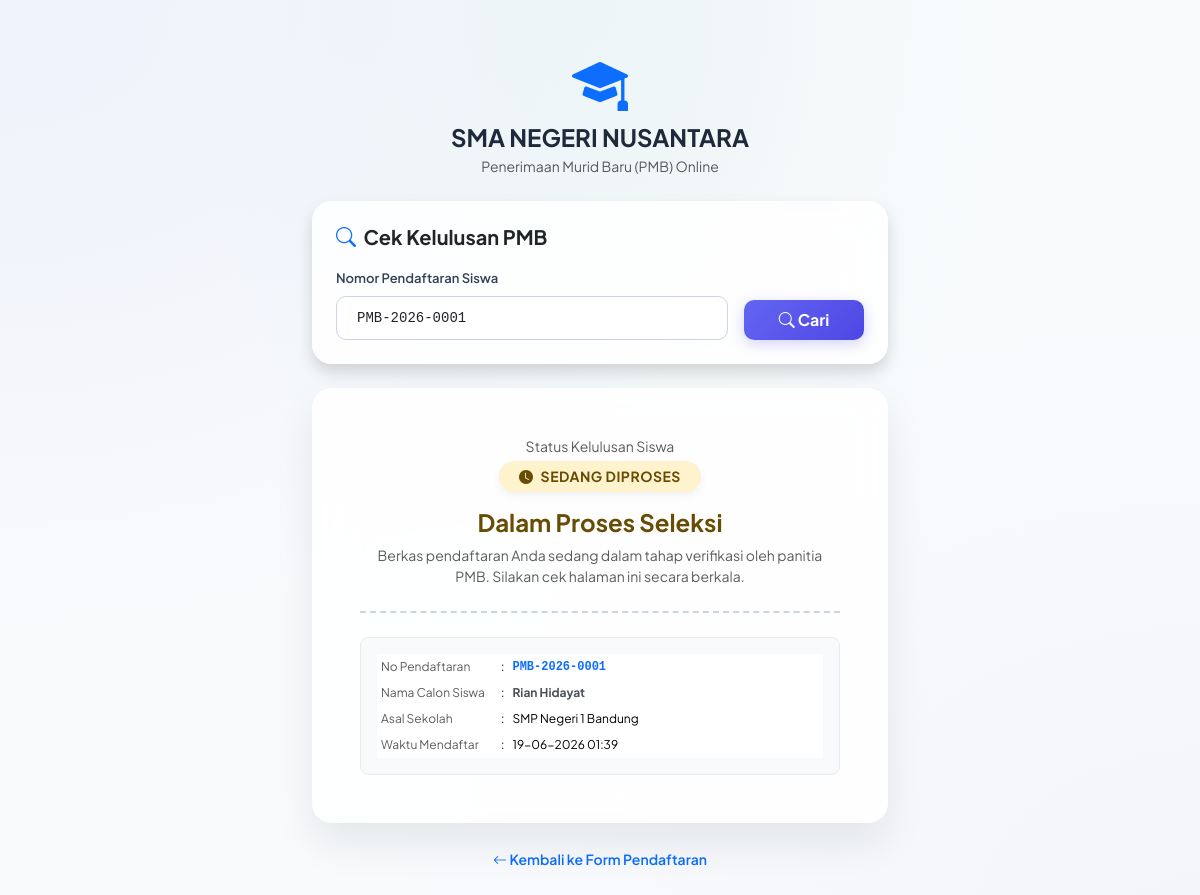
Page /pmb/status.php?no=PMB-2026-0001 on the committed database.
### tables this page shows
CREATE TABLE IF NOT EXISTS `pengaturan` (
  `id` INT PRIMARY KEY DEFAULT 1,
  `nama_sekolah` VARCHAR(100) NOT NULL,
  `alamat_sekolah` TEXT NOT NULL,
  `no_telp` VARCHAR(20) NOT NULL,
  `email_sekolah` VARCHAR(100) NOT NULL,
  `website` VARCHAR(100) DEFAULT NULL,
  `logo` VARCHAR(255) DEFAULT NULL,
  `nama_kepsek` VARCHAR(100) NOT NULL,
  `nip_kepsek` VARCHAR(50) NOT NULL,
  `nama_bendahara` VARCHAR(100) NOT NULL,
  `nip_bendahara` VARCHAR(50) NOT NULL,
  `nama_bank` VARCHAR(100) DEFAULT NULL,
  `nama_rekening` VARCHAR(100) DEFAULT NULL,
  `nomor_rekening` VARCHAR(50) DEFAULT NULL,
  `pmb_status` ENUM('Buka', 'Tutup') DEFAULT 'Tutup',
  `pmb_mulai` DATE DEFAULT NULL,
  `pmb_selesai` DATE DEFAULT NULL,
  `pmb_kuota` INT DEFAULT 100,
  CONSTRAINT `chk_single_row` CHECK (`id` = 1)
);

CREATE TABLE IF NOT EXISTS `pmb_pendaftar` (
  `id` INT AUTO_INCREMENT PRIMARY KEY,
  `no_pendaftaran` VARCHAR(25) UNIQUE NOT NULL,
  `nama` VARCHAR(100) NOT NULL,
  `jenis_kelamin` ENUM('L', 'P') NOT NULL,
  `tempat_lahir` VARCHAR(50) NOT NULL,
  `tanggal_lahir` DATE NOT NULL,
  `asal_sekolah` VARCHAR(100) NOT NULL,
  `nama_ortu` VARCHAR(100) NOT NULL,
  `no_hp` VARCHAR(20) NOT NULL,
  `alamat` TEXT NOT NULL,
  `status` ENUM('Pending', 'Diterima', 'Ditolak') NOT NULL DEFAULT 'Pending',
  `dokumen_bukti` VARCHAR(255) DEFAULT NULL,
  `token` VARCHAR(64) UNIQUE NOT NULL,
  `siswa_id` INT DEFAULT NULL,
  `pmb_akun_id` INT DEFAULT NULL,
  `catatan_panitia` TEXT DEFAULT NULL,
  `created_at` TIMESTAMP DEFAULT CURRENT_TIMESTAMP,
  FOREIGN KEY (`siswa_id`) REFERENCES `siswa`(`id`) ON DELETE SET NULL,
  FOREIGN KEY (`pmb_akun_id`) REFERENCES `pmb_akun`(`id`) ON DELETE CASCADE
);

### pmb/status.php (the view, shortened to what this page needs)
<?php
$path_prefix = '../';
require_once $path_prefix . 'config/db.php';
$no_pendaftaran = isset($_GET['no']) ? trim($_GET['no']) : '';
$pendaftar = null;
$searched = false;
$error = '';
$settings = null;
try {
    $settings = $pdo->query("SELECT * FROM pengaturan WHERE id = 1")->fetch();
} catch (PDOException $e) {
}
if (!empty($no_pendaftaran)) {
    $searched = true;
    try {
        $stmt = $pdo->prepare("SELECT * FROM pmb_pendaftar WHERE no_pendaftaran = ?");
        $stmt->execute([$no_pendaftaran]);
        $pendaftar = $stmt->fetch();
    } catch (PDOException $e) {
        $error = 'Kesalahan database: ' . $e->getMessage();
    }
}
?>
<!DOCTYPE html>
<html lang="id">
<head>
    <link href="https://cdn.jsdelivr.net/npm/bootstrap@5.3.2/dist/css/bootstrap.min.css" rel="stylesheet">
    <link href="https://cdn.jsdelivr.net/npm/bootstrap-icons@1.11.2/font/bootstrap-icons.min.css" rel="stylesheet">
</head>
<body class="py-4 py-md-5">
<div class="container" style="max-width: 600px;">
    <div class="text-center mb-4">
        <?php if (!empty($settings['logo']) && file_exists('../' . $settings['logo'])): ?>
            <img src="../<?php echo htmlspecialchars($settings['logo']); ?>" alt="Logo" style="height: 60px;" class="mb-2">
        <?php else: ?>
            <i class="bi bi-mortarboard-fill text-primary display-4 mb-2 d-inline-block"></i>
        <?php endif; ?>
        <h4 class="fw-bold mb-1"><?php echo htmlspecialchars($settings['nama_sekolah'] ?? 'Master Data Sekolah'); ?></h4>
        <p class="text-muted small">Penerimaan Murid Baru (PMB) Online</p>
    </div>
    <div class="card pmb-card border-0 mb-4 p-4 shadow">
        <h5 class="fw-bold mb-3"><i class="bi bi-search text-primary me-1"></i> Cek Kelulusan PMB</h5>
        <form method="GET" action="">
            <div class="row g-3 align-items-end">
                <div class="col-12 col-md-9">
                    <label for="no" class="form-label">Nomor Pendaftaran Siswa</label>
                    <input type="text" class="form-control text-uppercase font-monospace" id="no" name="no" value="<?php echo htmlspecialchars($no_pendaftaran); ?>" placeholder="Contoh: PMB-2026-0001" required autocomplete="off">
                </div>
                <div class="col-12 col-md-3">
                    <button type="submit" class="btn btn-primary w-100 fw-bold py-2"><i class="bi bi-search"></i> Cari</button>
                </div>
            </div>
        </form>
    </div>
    <?php if ($searched): ?>
        <?php if (!empty($error)): ?>
            <div class="alert alert-danger py-3 shadow-sm rounded-3 border-danger border-opacity-10 d-flex gap-2 align-items-center" role="alert">
                <i class="bi bi-exclamation-triangle-fill fs-5 text-danger"></i>
                <span class="small"><?php echo htmlspecialchars($error); ?></span>
            </div>
        <?php elseif ($pendaftar): ?>
            <div class="card pmb-card border-0 p-4 p-md-5">
                <div class="status-header text-center mb-4 pb-4">
                    <span class="text-muted small d-block mb-1">Status Kelulusan Siswa</span>
                    <?php if ($pendaftar['status'] === 'Diterima'): ?>
                        <div class="mb-3">
                            <span class="badge bg-success-subtle text-success status-badge text-uppercase"><i class="bi bi-check-circle-fill me-1"></i> Diterima</span>
                        </div>
                        <h4 class="fw-bold text-success mb-2">Selamat, Anda Lulus PMB!</h4>
                        <p class="text-muted small mb-0">Selamat bergabung di **<?php echo htmlspecialchars($settings['nama_sekolah'] ?? 'sekolah kami'); ?>**. Silakan hubungi tata usaha untuk penyelesaian administrasi daftar ulang.</p>
                    <?php else: ?>
                        <div class="mb-3">
                            <span class="badge bg-warning-subtle text-warning-emphasis status-badge text-uppercase"><i class="bi bi-clock-fill me-1"></i> Sedang Diproses</span>
                        </div>
                        <h4 class="fw-bold text-warning-emphasis mb-2">Dalam Proses Seleksi</h4>
                        <p class="text-muted small mb-0">Berkas pendaftaran Anda sedang dalam tahap verifikasi oleh panitia PMB. Silakan cek halaman ini secara berkala.</p>
                    <?php endif; ?>
                </div>
                <div class="table-responsive bg-light p-3 rounded-3 border border-light-subtle small mb-0">
                    <table class="table table-sm table-borderless mb-0" style="font-size: 12px;">
                        <tr>
                            <td class="text-muted py-1" style="width: 120px;">No Pendaftaran</td>
                            <td class="py-1" style="width: 10px;">:</td>
                            <td class="fw-bold font-monospace py-1 text-primary"><?php echo htmlspecialchars($pendaftar['no_pendaftaran']); ?></td>
                        </tr>
                        <tr>
                            <td class="text-muted py-1">Nama Calon Siswa</td>
                            <td class="py-1">:</td>
                            <td class="fw-bold text-dark-emphasis py-1"><?php echo htmlspecialchars($pendaftar['nama']); ?></td>
                        </tr>
                        <tr>
                            <td class="text-muted py-1">Asal Sekolah</td>
                            <td class="py-1">:</td>
                            <td class="py-1"><?php echo htmlspecialchars($pendaftar['asal_sekolah']); ?></td>
                        </tr>
                        <tr>
                            <td class="text-muted py-1">Waktu Mendaftar</td>
                            <td class="py-1">:</td>
                            <td class="py-1"><?php echo date('d-m-Y H:i', strtotime($pendaftar['created_at'])); ?></td>
                        </tr>
                    </table>
                </div>
            </div>
        <?php endif; ?>
    <?php endif; ?>
    <div class="text-center mt-4 no-print">
        <a href="daftar.php" class="text-decoration-none small fw-semibold"><i class="bi bi-arrow-left"></i> Kembali ke Form Pendaftaran</a>
    </div>
</div>
</body>
</html>

### pmb/status.php (style rules this page uses)
:root { --primary-color: #4f46e5; --primary-gradient: linear-gradient(135deg, #6366f1 0%, #4f46e5 100%); --card-shadow: 0 20px 40px rgba(15, 23, 42, 0.08); }
body { background-color: #f8fafc; background-image: radial-gradient(at 0% 0%, rgba(99, 102, 241, 0.06) 0px, transparent 50%), radial-gradient(at 50% 0%, rgba(16, 185, 129, 0.04) 0px, transparent 50%), radial-gradient(at 100% 100%, rgba(99, 102, 241, 0.03) 0px, transparent 50%); min-height: 100vh; font-family: 'Plus Jakarta Sans', system-ui, -apple-system, sans-serif; color: #1e293b; }
.pmb-card { background: rgba(255, 255, 255, 0.85); backdrop-filter: blur(20px); border-radius: 20px; box-shadow: var(--card-shadow); border: 1px solid rgba(255, 255, 255, 0.5); overflow: hidden; }
.form-label { font-weight: 600; color: #334155; font-size: 13px; }
.form-control { border-radius: 10px; padding: 0.65rem 1.25rem; border-color: #cbd5e1; font-size: 14px; }
.btn-primary { background: var(--primary-gradient); border: none; border-radius: 10px; font-weight: 600; padding: 0.65rem 1.5rem; box-shadow: 0 4px 14px rgba(79, 70, 229, 0.25); }
.status-header { border-bottom: 2px dashed #cbd5e1; padding-bottom: 20px; position: relative; }
.status-badge { font-size: 14px; padding: 8px 20px; border-radius: 50px; font-weight: 700; letter-spacing: 0.5px; box-shadow: 0 4px 10px rgba(0, 0, 0, 0.05); }

### rows in the picture
pengaturan: nama_sekolah "SMA NEGERI NUSANTARA"
pmb_pendaftar: no_pendaftaran "PMB-2026-0001", nama "Rian Hidayat", asal_sekolah "SMP Negeri 1 Bandung", created_at "19-06-2026 01:39"
